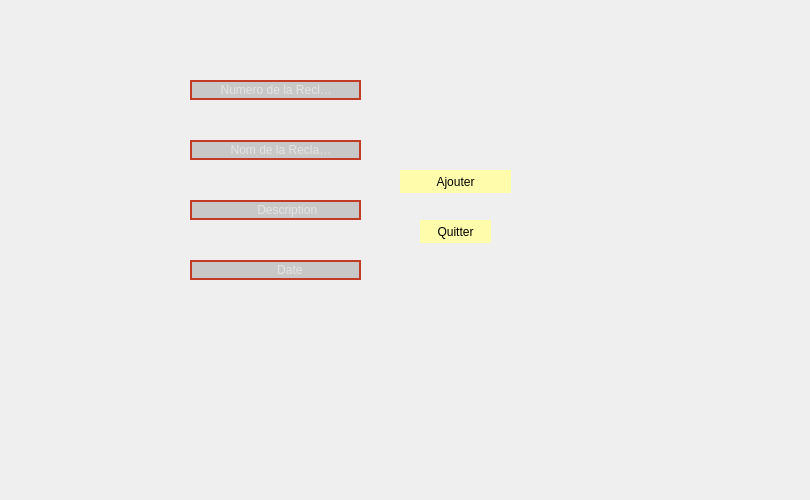
        <widget class="QWidget" name="tab_13">
         <attribute name="title">
          <string>Ajouter une Reclamation</string>
         </attribute>
         <widget class="QLabel" name="label_6">
          <property name="geometry">
           <rect>
            <x>10</x>
            <y>40</y>
            <width>131</width>
            <height>20</height>
           </rect>
          </property>
          <property name="text">
           <string/>
          </property>
         </widget>
         <widget class="QLabel" name="label_9">
          <property name="geometry">
           <rect>
            <x>10</x>
            <y>90</y>
            <width>131</width>
            <height>20</height>
           </rect>
          </property>
          <property name="text">
           <string/>
          </property>
         </widget>
         <widget class="QLabel" name="label_10">
          <property name="geometry">
           <rect>
            <x>20</x>
            <y>140</y>
            <width>61</width>
            <height>20</height>
           </rect>
          </property>
          <property name="text">
           <string/>
          </property>
         </widget>
         <widget class="QLabel" name="label_11">
          <property name="geometry">
           <rect>
            <x>30</x>
            <y>190</y>
            <width>47</width>
            <height>14</height>
           </rect>
          </property>
          <property name="text">
           <string/>
          </property>
         </widget>
         <widget class="QLineEdit" name="numR_2">
          <property name="geometry">
           <rect>
            <x>190</x>
            <y>80</y>
            <width>171</width>
            <height>20</height>
           </rect>
          </property>
          <property name="styleSheet">
           <string notr="true"> QLineEdit
{
border:2px solid rgb(194, 59, 36);
border-radius:20px;
color:#FFF;
padding-left :20px;
padding-right :20px;
background-color:rgb(200, 200, 200);

}
QLineEdit:hover
{
border: 2px solid rgb(0,0,0);
background-color:rgb(115, 115, 115) ;
}
QLineEdit:focus
{
border:2px solid rgb(0,0,0);
background-color: rgb(121, 121, 121);
}</string>
          </property>
          <property name="placeholderText">
           <string>  Numero de la Reclamation</string>
          </property>
         </widget>
         <widget class="QLineEdit" name="lineEdit_nomR_2">
          <property name="geometry">
           <rect>
            <x>190</x>
            <y>140</y>
            <width>171</width>
            <height>20</height>
           </rect>
          </property>
          <property name="styleSheet">
           <string notr="true"> QLineEdit
{
border:2px solid rgb(194, 59, 36);
border-radius:20px;
color:#FFF;
padding-left :20px;
padding-right :20px;
background-color:rgb(200, 200, 200);

}
QLineEdit:hover
{
border: 2px solid rgb(0,0,0);
background-color:rgb(115, 115, 115) ;
}
QLineEdit:focus
{
border:2px solid rgb(0,0,0);
background-color: rgb(121, 121, 121);
}</string>
          </property>
          <property name="placeholderText">
           <string>     Nom de la Reclamation</string>
          </property>
         </widget>
         <widget class="QLineEdit" name="lineEdit_descriptionR_2">
          <property name="geometry">
           <rect>
            <x>190</x>
            <y>200</y>
            <width>171</width>
            <height>20</height>
           </rect>
          </property>
          <property name="styleSheet">
           <string notr="true"> QLineEdit
{
border:2px solid rgb(194, 59, 36);
border-radius:20px;
color:#FFF;
padding-left :20px;
padding-right :20px;
background-color:rgb(200, 200, 200);

}
QLineEdit:hover
{
border: 2px solid rgb(0,0,0);
background-color:rgb(115, 115, 115) ;
}
QLineEdit:focus
{
border:2px solid rgb(0,0,0);
background-color: rgb(121, 121, 121);
}</string>
          </property>
          <property name="placeholderText">
           <string>             Description</string>
          </property>
         </widget>
         <widget class="QPushButton" name="pb_ajouter_rec_2">
          <property name="geometry">
           <rect>
            <x>400</x>
            <y>170</y>
            <width>111</width>
            <height>23</height>
           </rect>
          </property>
          <property name="styleSheet">
           <string notr="true">QPushButton
{
background-color:rgb(255, 252, 172);
border-radius:15px;}
QPushButton:hover
{
color:#333;
background:#49ebff;
background:rgb(200, 200, 200);
}</string>
          </property>
          <property name="text">
           <string>Ajouter</string>
          </property>
          <property name="autoRepeat">
           <bool>false</bool>
          </property>
         </widget>
         <widget class="QPushButton" name="pushButton_3">
          <property name="geometry">
           <rect>
            <x>420</x>
            <y>220</y>
            <width>71</width>
            <height>23</height>
           </rect>
          </property>
          <property name="styleSheet">
           <string notr="true">QPushButton
{
background-color:rgb(255, 252, 172);
border-radius:15px;}
QPushButton:hover
{
color:#333;
background:#49ebff;
background:rgb(200, 200, 200);
}</string>
          </property>
          <property name="text">
           <string>Quitter</string>
          </property>
         </widget>
         <widget class="QLineEdit" name="dateR_2">
          <property name="geometry">
           <rect>
            <x>190</x>
            <y>260</y>
            <width>171</width>
            <height>20</height>
           </rect>
          </property>
          <property name="styleSheet">
           <string notr="true"> QLineEdit
{
border:2px solid rgb(194, 59, 36);
border-radius:20px;
color:#FFF;
padding-left :20px;
padding-right :20px;
background-color:rgb(200, 200, 200);

}
QLineEdit:hover
{
border: 2px solid rgb(0,0,0);
background-color:rgb(115, 115, 115) ;
}
QLineEdit:focus
{
border:2px solid rgb(0,0,0);
background-color: rgb(121, 121, 121);
}</string>
          </property>
          <property name="placeholderText">
           <string>                   Date</string>
          </property>
         </widget>
         <widget class="QLabel" name="label_20">
          <property name="geometry">
           <rect>
            <x>690</x>
            <y>390</y>
            <width>111</width>
            <height>101</height>
           </rect>
          </property>
          <property name="styleSheet">
           <string notr="true">image: url(:/128600931_1102401160197019_8051103514919619627_n.png);</string>
          </property>
          <property name="text">
           <string/>
          </property>
          <property name="pixmap">
           <pixmap>../../Downloads/128600931_1102401160197019_8051103514919619627_n.png</pixmap>
          </property>
          <property name="scaledContents">
           <bool>true</bool>
          </property>
          <property name="wordWrap">
           <bool>false</bool>
          </property>
          <property name="openExternalLinks">
           <bool>false</bool>
          </property>
         </widget>
        </widget>
